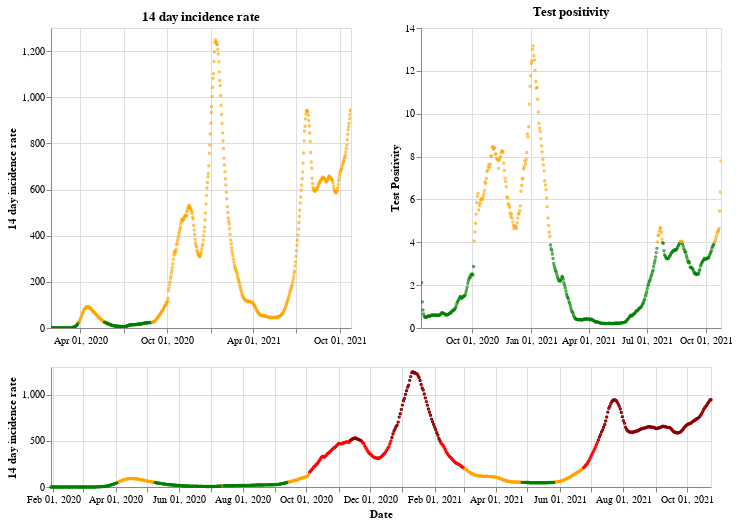

Notebook code for this chart:
### Markdown cell above
## England

### Code cell
plot_traffic_light('England')

### Figure 1 — Vega-Lite specification as saved in the notebook (floating-point values rounded to 4 significant figures; data arrays with more than 128 entries replaced by an {"elided": "..."} marker saying what was removed)
{"config": {"view": {"continuousWidth": 400, "continuousHeight": 300}}, "vconcat": [{"hconcat": [{"mark": {"type": "point", "size": 2}, "encoding": {"color": {"condition": {"value": "green", "test": "(datum.twoWeeklyCasesRate <= 25)"}, "value": "orange"}, "tooltip": [{"type": "nominal", "field": "areaName"}, {"type": "temporal", "field": "date"}, {"type": "quantitative", "field": "twoWeeklyCasesRate"}, {"type": "quantitative", "field": "testPositivity"}], "x": {"type": "temporal", "axis": {"title": ""}, "field": "date", "scale": {"domain": {"selection": "DateBrush"}}, "timeUnit": "yearmonthdate"}, "y": {"type": "quantitative", "axis": {"title": "14 day incidence rate"}, "field": "twoWeeklyCasesRate"}}, "title": "14 day incidence rate", "width": 300}, {"mark": {"type": "point", "size": 2}, "encoding": {"color": {"condition": {"value": "green", "test": "(datum.testPositivity <= 4)"}, "value": "orange"}, "tooltip": [{"type": "nominal", "field": "areaName"}, {"type": "temporal", "field": "date"}, {"type": "quantitative", "field": "twoWeeklyCasesRate"}, {"type": "quantitative", "field": "testPositivity"}], "x": {"type": "temporal", "axis": {"title": ""}, "field": "date", "scale": {"domain": {"selection": "DateBrush"}}, "timeUnit": "yearmonthdate"}, "y": {"type": "quantitative", "axis": {"title": "Test Positivity"}, "field": "testPositivity"}}, "title": "Test positivity", "width": 300}]}, {"layer": [{"mark": {"type": "point", "size": 2}, "encoding": {"color": {"condition": {"value": "orange", "test": "(((datum.testPositivity < 4) && (datum.twoWeeklyCasesRate >= 50)) && (datum.twoWeeklyCasesRate < 200))"}, "value": "red"}, "opacity": {"condition": {"value": 1, "test": "((datum.twoWeeklyCasesRate >= 50) && (datum.twoWeeklyCasesRate < 500))"}, "value": 0}, "tooltip": [{"type": "nominal", "field": "areaName"}, {"type": "temporal", "field": "date"}, {"type": "quantitative", "field": "twoWeeklyCasesRate"}, {"type": "quantitative", "field": "testPositivity"}], "x": {"type": "temporal", "axis": {"title": "Date"}, "field": "date", "timeUnit": "yearmonthdate"}, "y": {"type": "quantitative", "axis": {"title": "14 day incidence rate"}, "field": "twoWeeklyCasesRate"}}, "selection": {"DateBrush": {"type": "interval", "encodings": ["x"], "fields": ["Time"]}}}, {"mark": {"type": "point", "size": 2}, "encoding": {"color": {"value": "darkred"}, "opacity": {"condition": {"value": 1, "test": "(datum.twoWeeklyCasesRate >= 500)"}, "value": 0}, "tooltip": [{"type": "nominal", "field": "areaName"}, {"type": "temporal", "field": "date"}, {"type": "quantitative", "field": "twoWeeklyCasesRate"}, {"type": "quantitative", "field": "testPositivity"}], "x": {"type": "temporal", "axis": {"title": "Date"}, "field": "date", "timeUnit": "yearmonthdate"}, "y": {"type": "quantitative", "axis": {"title": "14 day incidence rate"}, "field": "twoWeeklyCasesRate"}}}, {"mark": {"type": "point", "size": 2}, "encoding": {"color": {"condition": {"value": "green", "test": "((datum.testPositivity < 4) && (datum.twoWeeklyCasesRate < 50))"}, "value": "orange"}, "opacity": {"condition": {"value": 1, "test": "(datum.twoWeeklyCasesRate < 50)"}, "value": 0}, "tooltip": [{"type": "nominal", "field": "areaName"}, {"type": "temporal", "field": "date"}, {"type": "quantitative", "field": "twoWeeklyCasesRate"}, {"type": "quantitative", "field": "testPositivity"}], "x": {"type": "temporal", "axis": {"title": "Date"}, "field": "date", "timeUnit": "yearmonthdate"}, "y": {"type": "quantitative", "axis": {"title": "14 day incidence rate"}, "field": "twoWeeklyCasesRate"}}}], "height": 120, "width": 660}], "data": {"name": "data-1989c1d7dffbcffc2d851adb791dc522"}, "$schema": "https://vega.github.io/schema/vega-lite/v4.8.1.json", "datasets": {"data-1989c1d7dffbcffc2d851adb791dc522": {"elided": "634 records"}}}
